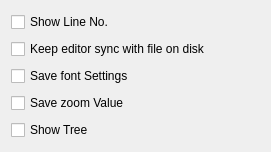
<?xml version="1.0" encoding="UTF-8"?>
<ui version="4.0">
 <class>editor_settings</class>
 <widget class="QWidget" name="editor_settings">
  <property name="geometry">
   <rect>
    <x>0</x>
    <y>0</y>
    <width>271</width>
    <height>152</height>
   </rect>
  </property>
  <property name="windowTitle">
   <string>Form</string>
  </property>
  <layout class="QVBoxLayout" name="verticalLayout">
   <item>
    <widget class="QCheckBox" name="show_line_no">
     <property name="text">
      <string>Show Line No.</string>
     </property>
    </widget>
   </item>
   <item>
    <widget class="QCheckBox" name="keep_sync">
     <property name="text">
      <string>Keep editor sync with file on disk</string>
     </property>
    </widget>
   </item>
   <item>
    <widget class="QCheckBox" name="save_font">
     <property name="text">
      <string>Save font Settings</string>
     </property>
    </widget>
   </item>
   <item>
    <widget class="QCheckBox" name="save_zoom">
     <property name="text">
      <string>Save zoom Value</string>
     </property>
    </widget>
   </item>
   <item>
    <widget class="QCheckBox" name="show_tree">
     <property name="text">
      <string>Show Tree</string>
     </property>
    </widget>
   </item>
  </layout>
 </widget>
 <resources/>
 <connections/>
</ui>
